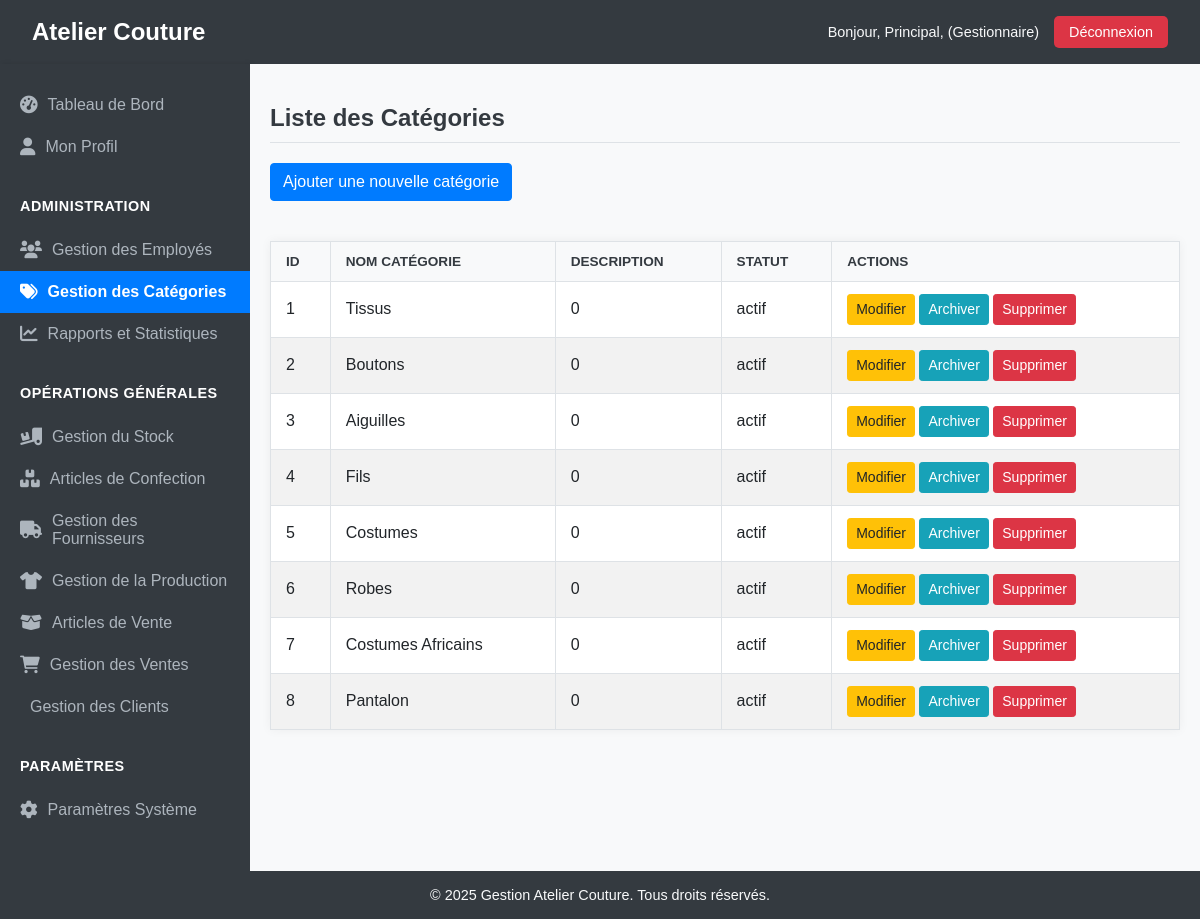
The app's page /index.php?action=categories (signed in) with its own data.
### tables this page shows
CREATE TABLE IF NOT EXISTS `categories` (
  `categorie_id` int NOT NULL AUTO_INCREMENT,
  `libelle` varchar(255) NOT NULL,
  `statut` varchar(50) NOT NULL DEFAULT 'actif',
  `description` varchar(255) DEFAULT NULL,
  PRIMARY KEY (`categorie_id`),
  UNIQUE KEY `nom_categorie` (`libelle`) USING BTREE
);

### src/Controllers/Controller.php (called while the page is built, shortened)
<?php
abstract class Controller {
    protected function render(string $path, array $data = []): void {
        extract($data);
        require_once ROOT_PATH . '/vues/' . $path . '.php';
    }
}

### src/Controllers/CategorieController.php (called while the page is built, shortened)
<?php
class CategorieController extends Controller {
    private $categorieService;
    public function __construct() {
        $this->categorieService = new CategorieService();
    }
    public function list(): void {
        $categories = $this->categorieService->getAllCategories();
        $this->render('categories/liste', [
            'categories' => $categories,
            'title' => 'Liste des Catégories'
        ]);
    }
}

### config/config.php (called while the page is built, shortened)
<?php
spl_autoload_register(function ($class) {
    $prefix = 'App\\';
    $base_dir = ROOT_PATH . '/src/';
    $len = strlen($prefix);
    $relative_class = substr($class, $len);
    $file = $base_dir . str_replace('\\', '/', $relative_class) . '.php';
});
?>

### src/Repositories/ConnexionBD.php (called while the page is built, shortened)
<?php
class ConnexionBD {
    private static $instance = null;
    private $conn;
    private function __construct() {
        $this->host = DB_HOST;
        $this->db_name = DB_NAME;
        $this->username = DB_USER;
        $this->password = DB_PASSWORD;
        try {
            $dsn = "mysql:host={$this->host};dbname={$this->db_name};charset=utf8mb4";
            $options = [
                PDO::ATTR_ERRMODE            => PDO::ERRMODE_EXCEPTION,
                PDO::ATTR_DEFAULT_FETCH_MODE => PDO::FETCH_ASSOC,
                PDO::ATTR_EMULATE_PREPARES   => false,
            ];
            $this->conn = new PDO($dsn, $this->username, $this->password, $options);
        } catch (PDOException $e) {
            die("Erreur de connexion à la base de données : " . $e->getMessage());
        }
    }
    public static function getInstance() {
        if (self::$instance === null) {
            self::$instance = new ConnexionBD();
        }
        return self::$instance;
    }
    public function getConnexion() {
        return $this->conn;
    }
}

### src/Services/CategorieService.php (called while the page is built, shortened)
<?php
class CategorieService {
    private $categorieRepository;
    public function __construct() {
        $this->categorieRepository = new CategorieRepository();
    }
    public function getAllCategories(): array {
        $categoriesData = $this->categorieRepository->findAll();
        $categories = [];
        foreach ($categoriesData as $data) {
            $categories[] = (new Categorie())->fromArray($data);
        }
        return $categories;
    }
}

### src/Repositories/BaseRepository.php (called while the page is built, shortened)
<?php
abstract class BaseRepository {
    protected $db;
    protected $table;
    public function __construct(string $table, string $idColumn = 'id') {
        $this->db = ConnexionBD::getInstance()->getConnexion();
        $this->table = $table;
    }
    public function findAll(): array {
        $stmt = $this->db->query("SELECT * FROM {$this->table} WHERE statut = 'actif'");
        return $stmt->fetchAll(PDO::FETCH_ASSOC);
    }
}

### src/Models/Categorie.php (called while the page is built, shortened)
<?php
class Categorie {
    private $categorie_id;
    private $libelle;
    private $description;
    private $statut;
    public function getCategorieId(): ?int { return $this->categorie_id; }
    public function getLibelle(): ?string { return $this->libelle; }
    public function getDescription(): ?string { return $this->description; }
    public function getStatut(): ?string { return $this->statut; }
    public function setCategorieId(?int $categorie_id): self { $this->categorie_id = $categorie_id; return $this; }
    public function setLibelle(?string $libelle): self { $this->libelle = $libelle; return $this; }
    public function setDescription(?string $description): self { $this->description = $description; return $this; }
    public function setDateCreation(?string $date_creation): self { $this->date_creation = $date_creation; return $this; }
    public function setStatut(?string $statut): self { $this->statut = $statut; return $this; }
    public function fromArray(array $data): self {
        return $this;
    }
}

### vues/categories/liste.php (the view, shortened to what this page needs)
<?php require_once ROOT_PATH . '/vues/includes/header.php'; ?>
<main class="content">
    <h2><?= htmlspecialchars($title) ?></h2>
    <a href="<?= BASE_URL ?>index.php?action=ajouterCategorie" class="btn btn-primary" style="margin-bottom: 20px;">Ajouter une nouvelle catégorie</a>
    <?php if (!empty($categories)): ?>
        <table>
            <thead>
                <tr>
                    <th>ID</th>
                    <th>Nom Catégorie</th>
                    <th>Description</th>
                    <th>Statut</th>
                    <th>Actions</th>
                </tr>
            </thead>
            <tbody>
                <?php foreach ($categories as $categorie): ?>
                    <tr>
                        <td><?= htmlspecialchars($categorie->getCategorieId() ?? '') ?></td>
                        <td><?= htmlspecialchars($categorie->getLibelle() ?? '') ?></td>
                        <td><?= htmlspecialchars($categorie->getDescription() ?? '') ?></td>
                        <td><?= htmlspecialchars($categorie->getStatut() ?? '') ?></td>
                        <td>
                            <a href="<?= BASE_URL ?>index.php?action=modifierCategorie&id=<?= $categorie->getCategorieId() ?>" class="btn btn-sm btn-warning">Modifier</a>
                            <a href="<?= BASE_URL ?>index.php?action=archiveCategorie&id=<?= $categorie->getCategorieId() ?>" class="btn btn-sm btn-info" onclick="return confirm('Êtes-vous sûr de vouloir archiver cette catégorie ?');">Archiver</a>
                            <a href="<?= BASE_URL ?>index.php?action=supprimerCategorie&id=<?= $categorie->getCategorieId() ?>" class="btn btn-sm btn-danger" onclick="return confirm('Êtes-vous sûr de vouloir SUPPRIMER DÉFINITIVEMENT cette catégorie ? Cette action est irréversible.');">Supprimer</a>
                        </td>
                    </tr>
                <?php endforeach; ?>
            </tbody>
        </table>
    <?php else: ?>
        <p>Aucune catégorie trouvée.</p>
    <?php endif; ?>
</main>
<?php require_once ROOT_PATH . '/vues/includes/footer.php'; ?>

### records on screen
categories: categorie_id "1", libelle "Tissus", description "0", statut "actif"
categories: categorie_id "2", libelle "Boutons", description "0", statut "actif"
categories: categorie_id "3", libelle "Aiguilles", description "0", statut "actif"
categories: categorie_id "4", libelle "Fils", description "0", statut "actif"
categories: categorie_id "5", libelle "Costumes", description "0", statut "actif"
categories: categorie_id "6", libelle "Robes", description "0", statut "actif"
categories: categorie_id "7", libelle "Costumes Africains", description "0", statut "actif"
categories: categorie_id "8", libelle "Pantalon", description "0", statut "actif"

### other values on screen
$_SESSION['user_prenom'] "Principal"
$_SESSION['user_role'] "Gestionnaire"
$title "Liste des Catégories"
